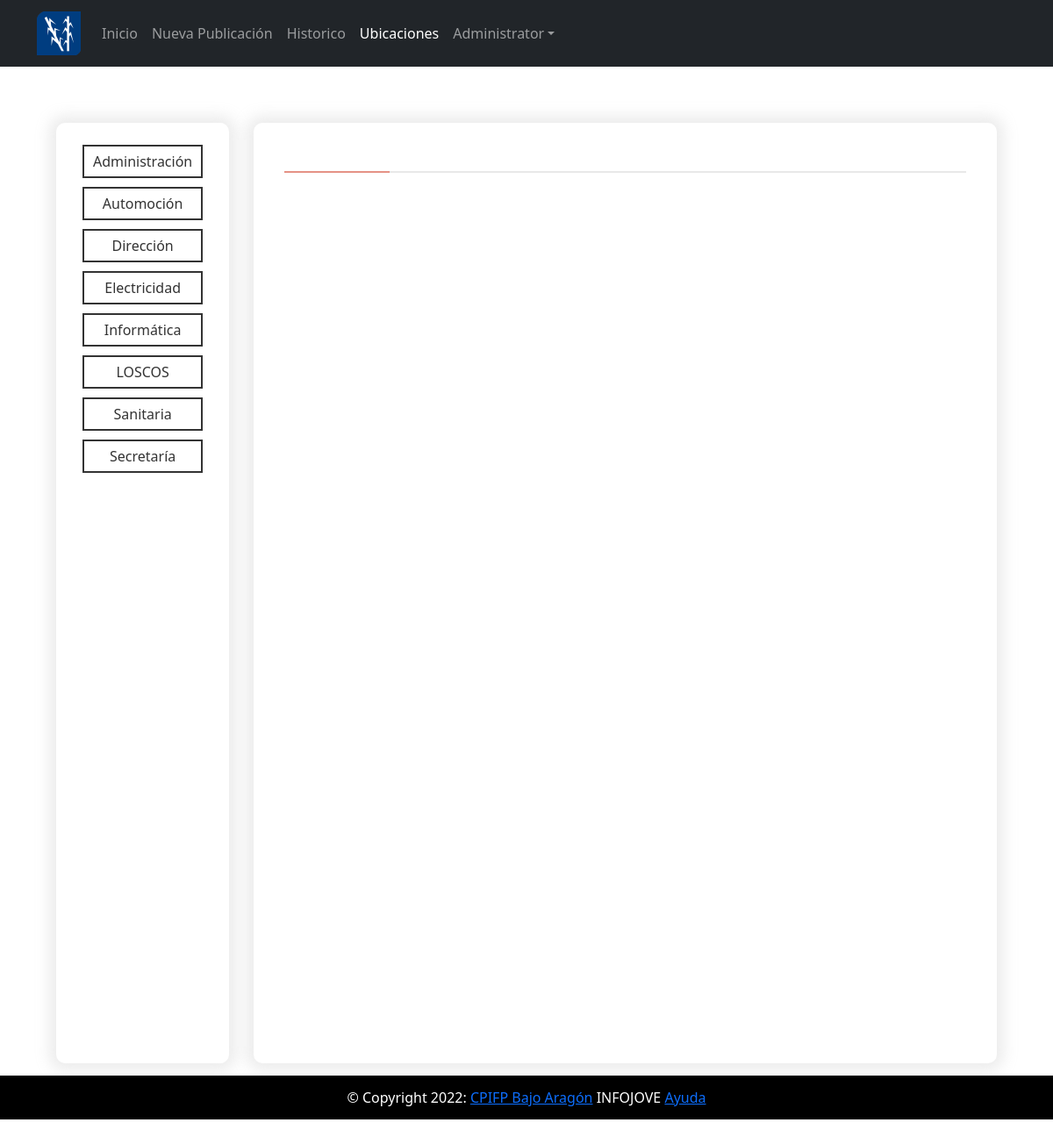
The page /reto/depDesplegados.php (signed in) on the database its author committed.
### tables this page shows
CREATE TABLE `Departamento` (
  `ID_Departamento` int NOT NULL,
  `Nombre` varchar(50) NOT NULL
);

### reto/depDesplegados.php (the view, shortened to what this page needs)
<!DOCTYPE html>
<html lang="es">
  <head>
      <link rel="stylesheet" href="css/departamentos.css">
      <link rel="stylesheet" href="https://cdn.jsdelivr.net/npm/bootstrap@5.1.0/dist/css/bootstrap.min.css">
  </head>
  <body>
  <nav class="navbar navbar-expand-lg navbar-dark bg-dark static-top">
    <div class="container">
      <a class="navbar-brand" href="pagina">
        <img src="images/logo.png" height="50px">
      </a>
      <div class="collapse navbar-collapse" id="navbarSupportedContent">
        <ul class="navbar-nav">
          <li class="nav-item">
            <a class="nav-link" aria-current="page" href="pagina">Inicio</a>
          </li>
          <li class="nav-item">
            <a class="nav-link" href="formulario">Nueva Publicación</a>
          </li>
          <?php
if (isset($_SESSION["rol"]) && $_SESSION["rol"]==3) {
}else{
  echo '<li class="nav-item">';
  echo '<a class="nav-link" href="historico">Historico</a>';
  echo '</li>';
  echo '<li class="nav-item">';
  echo  '<a class="nav-link active" href="departamentos">Ubicaciones</a>';
  echo '</li>';
}
?>
  <li class="nav-item dropdown">
  <a class="nav-link dropdown-toggle"  role="button" data-bs-toggle="dropdown" aria-expanded="true">
    <?php
    echo $_SESSION["nombre"];
    echo '</a>';
  if (isset($_SESSION["rol"]) && $_SESSION["rol"]==3) {
    echo '<ul class="dropdown-menu dropdown-menu-end" aria-labelledby="navbarDropdown">';
    echo  '<li><a class="dropdown-item" href="perfil">Perfil</a></li>';
    echo  '<li><a class="dropdown-item" href="cerrarsesion">Cerrar Sesión</a></li>';
    echo '</ul>';
  } else {
    echo  '</li>';
    echo '</ul>';
  }
  ?>
      </div>
    </div>
  </nav>
  <div class="pagina">
            <aside>
            <div  class="menu">
                <ul>
                      <?php
                        $usuario = 'root';
                        $password = 'Admin1234';
                        $db = new PDO('mysql:host=localhost;dbname=Prueba2', $usuario, $password);
                        $query = $db->prepare("SELECT * FROM Departamento order by Nombre");
                        $query->execute();
                        $data = $query->fetchAll();
                        foreach ($data as $valores):
                          if($i=$valores['ID_Departamento']){
                            echo '<form action="depDesplegados" method="post">';
                            echo '<li><input type="submit" name="ubicacion" id="ubicacion" value="'.$valores["Nombre"].'"></li>';
                            echo '</form>';
                          }
                        endforeach;
                      ?>
                </ul>
          </div>
            </aside>
            <section>
      <div  class="contenedor">
        <div class="contenido">
            <?php
              $ubi=$_POST['ubicacion'];
              echo '<h2>'.$ubi.'</h2>';
             ?>
            </div>
      </div>
      </section>
  <div class="pie-de-pagina">
      <footer>
      © Copyright 2022:
      <a href="https://cpifpbajoaragon.com">CPIFP Bajo Aragón</a>
      INFOJOVE
      <a href="img/manual.pdf">Ayuda</a>
      </footer>
    </div>
  </div>
  </body>
</html>

### reto/css/departamentos.css (style rules this page uses)
html, body { line-height: 24px; color: #333; font-weight: 400; background-color: white; margin:0; padding:0; height: 150%; }
.contenedor { padding: 20px; width: 100%; margin: 14px; box-shadow: 0 0 16px 8px #b3b3b440; border-radius: 10px; }
.menu { padding: 20px; width: 100%; margin: 14px; box-shadow: 0 0 16px 8px #b3b3b440; border-radius: 10px; }
.contenido { border-radius: 10px; margin: 15px; }
h2 { border-bottom: 2px solid #e8e8e8; color: #2e2e2e; font-size: 32px; font-weight: 700; padding-bottom: 20px; position: relative; text-transform: uppercase; }
h2::after { background: #e59285 none repeat scroll 0 0; bottom: -2px; content: ""; height: 2px; left: 0; position: absolute; width: 120px; }
.pie-de-pagina { text-align: center; height:50px; line-height:50px; background:black; color:white; text-align:center; position:absolute; bottom:0; left:0; width:100%; margin-bottom: 0px; }
.pagina { display: flex; flex-direction: row; padding: 50px; position: relative; min-height: 100%; }
section { width: 100%; display: flex; order: 2; }
aside { display: flex; order: 1; }
aside ul { margin:0; padding:0; }
aside ul li { display:block; float:left; padding:5px 10px; width: 100%; }
input[type=submit] { background-color: white; width: 100%; padding:5px 10px; border: 2px solid #333; color: #333; }

### rows shown on the page
departamento: ubicacion "Administración"
departamento: ubicacion "Automoción"
departamento: ubicacion "Dirección"
departamento: ubicacion "Electricidad"
departamento: ubicacion "Informática"
departamento: ubicacion "LOSCOS"
departamento: ubicacion "Sanitaria"
departamento: ubicacion "Secretaría"

### other values the page prints
$_SESSION["nombre"] "Administrator"
